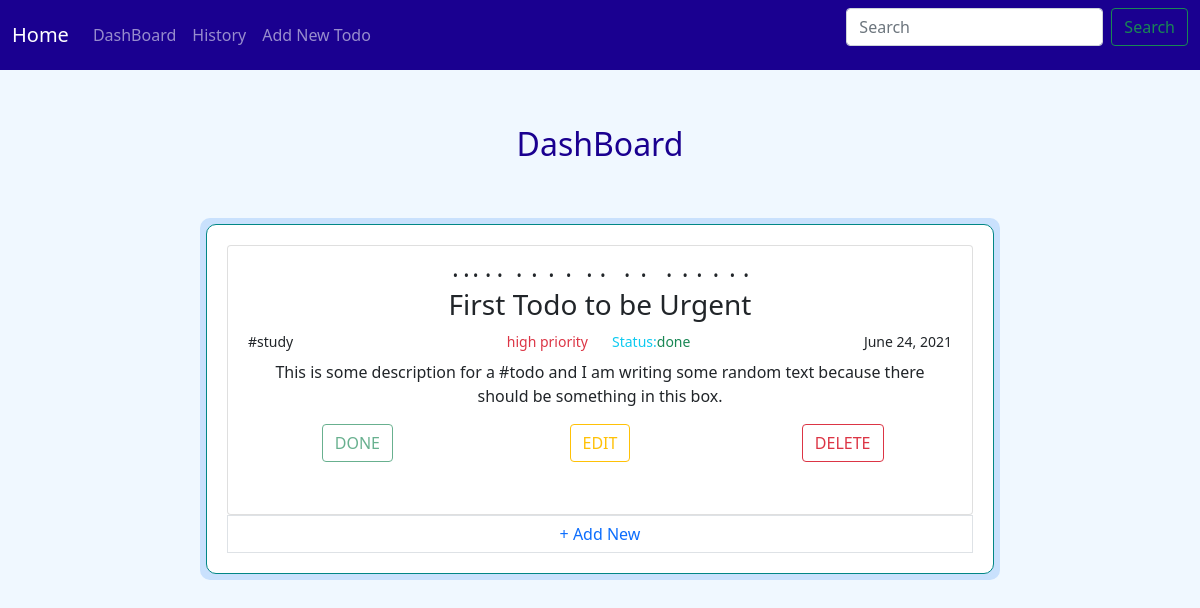
Before: /dashboard/ with the older database file.
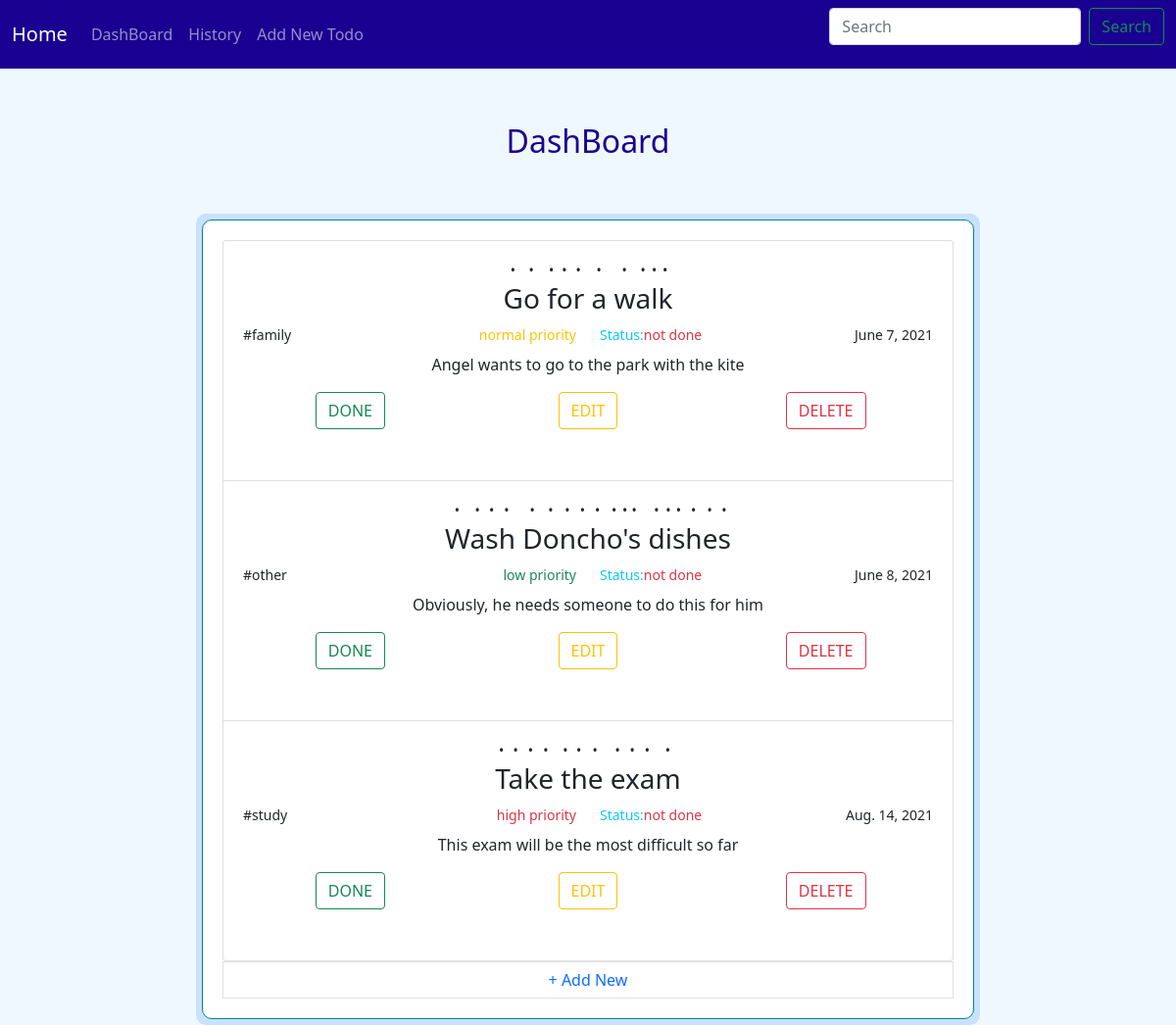
After: the same page with the newer database file.
### todo_app/todos/models/todo.py (models this page shows, shortened)
class Todo(models.Model):
    title = models.CharField(
        max_length=30,
    )
    state = models.BooleanField(
        default=False,
    )
    description = models.TextField(
        null=True,
        blank=True,  # can save in admin with blank field / not required
    )
    due_date = models.DateField(
        default=timezone.now,
    )
    priority = models.ForeignKey(Priority, on_delete=models.CASCADE, null=True)
    category = models.ForeignKey(Category, on_delete=models.CASCADE, null=True)

### todo_app/todos/models/category.py (models this page shows)
class Category(models.Model):
    name = models.CharField(
        max_length=20,
        null=True,
    )
    def __str__(self):
        return f"{self.name}"
    class Meta:
        verbose_name_plural = 'categories'

### todo_app/todos/views.py (the view)
# urls.py: path('dashboard/', dashboard_page),
def dashboard_page(request):
    todos = Todo.objects.order_by('due_date').all()
    todos.order_by('pk').reverse()
    context = {
        'todos': todos,
    }
    return render(request, 'dashboard.html', context)

### templates/dashboard.html (shortened to what the changed rows need)
{% extends 'base.html' %}
{% block content %}
    <h2>DashBoard</h2>
    <div class="container container-fluid">
        <div class="todo">
            {% if todos %}
                <div class="list-group">
                    {% for todo in todos %}
                        <div class="list-group-item list-group-item-action" style="padding: 20px">
                            <h3 class="mb-1" style="text-emphasis-style: filled">{{ todo.title }}</h3>
                            <div class="row row-cols-4 mb-md-2 mt-md-2">
                                <div class="col-xs-1 d-flex justify-content-start">
                                    <small>#{{ todo.category }}</small>
                                </div>
                                <div class="col-xs-2 d-flex justify-content-end">
                                    {% if todo.priority.name == "High" %}
                                        <small class="text-danger">high priority</small>
                                    {% elif todo.priority.name == "Normal" %}
                                        <small class="text-warning">normal priority</small>
                                    {% else %}
                                        <small class="text-success">low priority</small>
                                    {% endif %}
                                </div>
                                <div class="col-xs-3 d-flex justify-content-start">
                                    <small class="text-info">Status: </small>
                                    {% if todo.state %}
                                        <small class="text-success"> done </small>
                                    {% else %}
                                        <small class="text-danger"> not done </small>
                                    {% endif %}
                                </div>
                                <div class="col-xs-4 d-flex justify-content-end">
                                    <small>{{ todo.due_date }}</small>
                                </div>
                            </div>
                            <div class="row row-cols-1 mb-md-3">
                                <div class="col-xs-1 d-flex justify-content-center text-center">
                                    {{ todo.description }}
                                </div>
                            </div>
                            <div class="row form-row mb-md-3 d-flex justify-content-start ">
                                <div class="col">
                                    <form method="post" action="/change-state/{{ todo.id }}">
                                        {% if todo.state %}
                                            <button class="btn btn-outline-success" disabled>DONE</button>
                                        {% else %}
                                            <button class="btn btn-outline-success">DONE</button>
                                        {% endif %}
                                    </form>
                                </div>
                                <div class="col">
                                    <form method="post" action="/edit/{{ todo.id }}">
                                        <button class="btn btn-outline-warning">
                                            EDIT
                                        </button>
                                    </form>
                                </div>
                                <div class="col">
                                    <form method="post" action="/delete-confirm/{{ todo.id }}">
                                        <button class="btn btn-outline-danger">
                                            DELETE
                                        </button>
                                    </form>
                                </div>
                            </div>
                        </div>
                    {% endfor %}
                </div>
            {% else %}
                <h2>No ToDos</h2>
            {% endif %}
        </div>
    </div>
{% endblock %}

Changed rows visible on the page:
removed Todo: title "First Todo to be Urgent", category "study", shows "high priority", state "done", due_date "June 24, 2021", description "This is some description for a #todo and I am writing some random text because there should be something in this box."
added Todo: title "Go for a walk", category "family", shows "normal priority", state "not done", due_date "June 7, 2021", description "Angel wants to go to the park with the kite"
added Todo: title "Wash Doncho's dishes", category "other", shows "low priority", state "not done", due_date "June 8, 2021", description "Obviously, he needs someone to do this for him"
added Todo: title "Take the exam", category "study", shows "high priority", state "not done", due_date "Aug. 14, 2021", description "This exam will be the most difficult so far"
